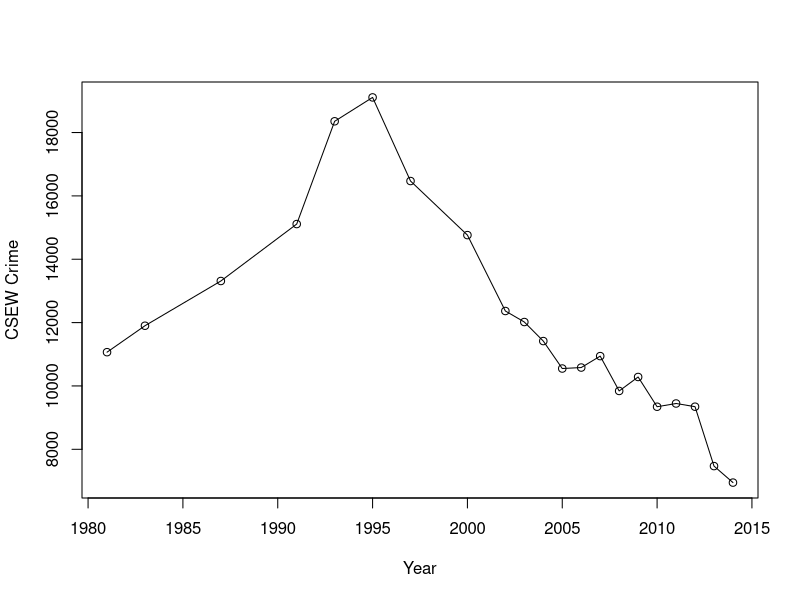

Source code (R):
## ---- chunk 1
d <- read.csv("national_crime_1981-2014.csv")
# Take out entries with NA
d <- d[!is.na(d$CSEWCrime),]

plot(x=d$Year, y=d$CSEWCrime, type='o', xlab="Year", ylab="CSEW Crime")

# Write to pdf
dev.copy2pdf(file = "national_crime_1981-2014.pdf")

